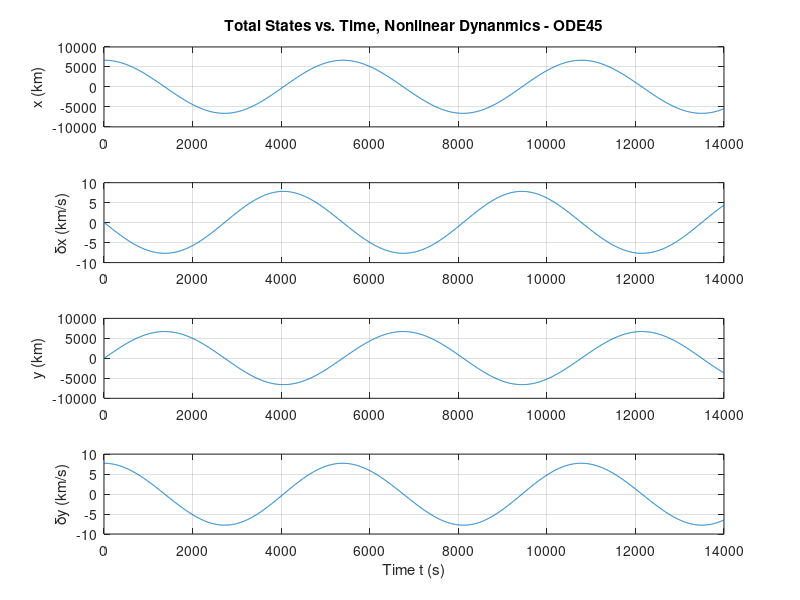
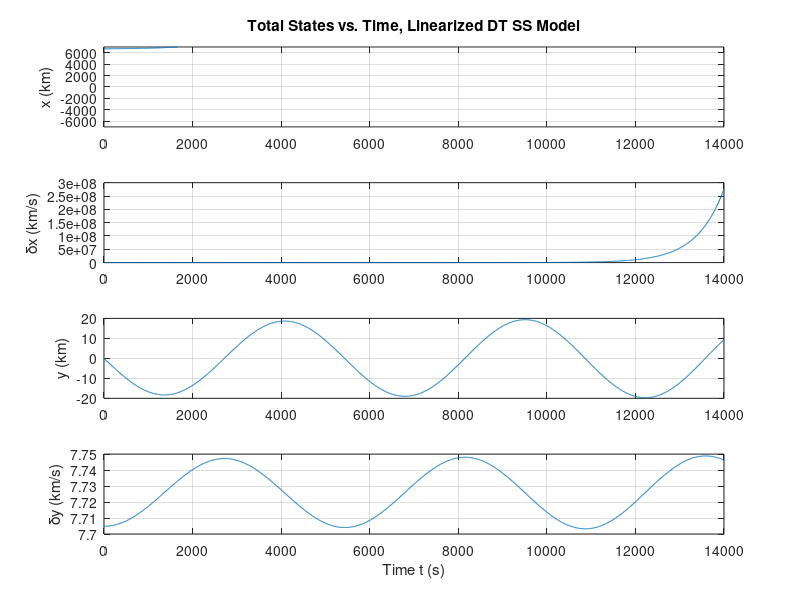
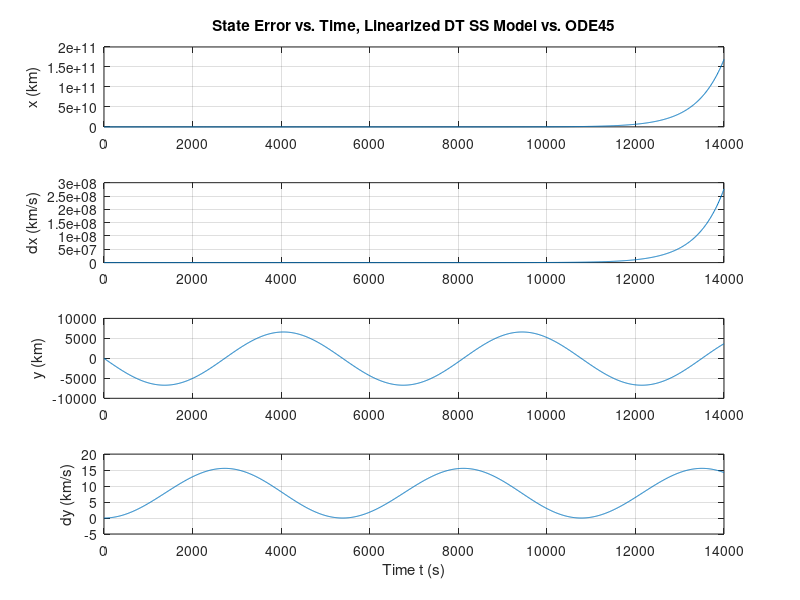

The MATLAB source for these figures, in order:
close all
clear
mu = 398600; % gr62)avitational constant
omegaE = 2*pi/86400;  % angular velocity of earth
rE = 6378; % radius of earth
dt = 10;
t = 0:dt:14000;
% initial conditions
x0 = 6678;
y0 = 0;
r0 = sqrt(x0^2+y0^2);
x0dot = 0;
y0dot = r0 * sqrt(mu/r0^3);
period = 2 * pi * sqrt(r0^3/mu); % orbital period
omega = 2 * pi / period; % angular velocity of satellite
Atilde = [0 1 0 0 ; 2*mu/r0^3 0 0 0 ; 0 0 0 1; 0 0 -mu/r0^3 0];
B = [0 0; 1 0; 0 0; 0 1];
F = eye(4) + Atilde*dt;
G = dt * B; 

% Ftilde = expm(Atilde*dt); 
% F = Ftilde(1:4,1:4); % linearized F matrix
% G = Ftilde(1:4,5:6); % linearized G matrix

% observability and stability
stable = isstable(ss(F,G,zeros(1,4), zeros(1,2)));

% Define nonlinear model as anonymous function
pert = [0, 0.075, 0, -0.021]'; % perturbation 
xdot = @(x, u) [x(2);
    -mu*x(1)/sqrt((x(1)^2+x(3)^2)^3) + u(1);
    x(4);
    -mu*x(3)/sqrt((x(1)^2+x(3)^2)^3) + u(2)];
% Define initial total state
X0 = [x0, x0dot, y0, y0dot]' +  pert; 
% 
% Define wrapper function for use in ODE45
xdotwrap = @(t, x) xdot(x, [0; 0]);
% Compute total state using ODE45
options = odeset('RelTol', 1e-12); % Set ODE45 options
[tout, xnl] = ode45(xdotwrap, t, X0, options);
xnl = xnl'; % Take transpose so that dimensions match with xnom

% Plot
figure;
subplot(4, 1, 1);
plot(t, xnl(1, :));
title('Total States vs. Time, Nonlinear Dynanmics - ODE45');
ylabel('x (km)');
grid on;
subplot(4, 1, 2);
plot(t, xnl(2, :));
ylabel('\deltax (km/s)');
grid on;
subplot(4, 1, 3);
plot(t, xnl(3, :));
ylabel('y (km)');
grid on;
subplot(4, 1, 4);
plot(t, xnl(4, :));
ylabel('\deltay (km/s)');
xlabel('Time t (s)');
grid on;
% end of NL simulation

% linearized nominal simulation
%t = 0:10:140000;
dx = zeros(4, length(t)); % Perturbation state vector
% theta = omega * t;
% xnom = r0*cos(theta(t));
% ynom = r0*sin(theta(t));
% xdotnom = ;
% ydotnom = ;

%%% THESE ARE NOT RIGHT - MUST BE TIME VARYING...%%%
% Define nominal state and control input over time
xnom = [r0*ones(1, length(t)); % x value (km)
    zeros(1, length(t)); % x velocity (km/s)
    zeros(1, length(t)); % y value (rad)
    y0dot*ones(1, length(t))]; % y velocity (rad/s)
u = zeros(2, length(t));
% Initialize perturbation state
dx(:, 1) = [0, 0.075, 0, -0.021]';
% Compute perturbation states over time
for i = 2:length(t)
    dx(:, i) = F*dx(:, i - 1) + G*u(:, i);
end

% Compute total states over time
x = xnom + dx;

% Plot
figure;
subplot(4, 1, 1);
plot(t, x(1, :));
title('Total States vs. Time, Linearized DT SS Model');
ylabel('x (km)'); ylim([-7000, 7000])
grid on;
subplot(4, 1, 2);
plot(t, x(2, :));
ylabel('\deltax (km/s)');
grid on;
subplot(4, 1, 3);
plot(t, x(3, :));
ylabel('y (km)');
grid on;
subplot(4, 1, 4);
plot(t, x(4, :));
ylabel('\deltay (km/s)');
xlabel('Time t (s)');
grid on;

figure;
subplot(4, 1, 1);
plot(t, x(1, :) - xnl(1, 1:length(t)));
title('State Error vs. Time, Linearized DT SS Model vs. ODE45');
ylabel('x (km)');
grid on;
subplot(4, 1, 2);
plot(t, x(2, :) - xnl(2, 1:length(t)));
ylabel('dx (km/s)');
grid on;
subplot(4, 1, 3);
plot(t, x(3, :) - xnl(3, 1:length(t)));
ylabel('y (km)');
grid on;
subplot(4, 1, 4);
plot(t, x(4, :) - xnl(4, 1:length(t)));
ylabel('dy (km/s)');
xlabel('Time t (s)');
grid on
